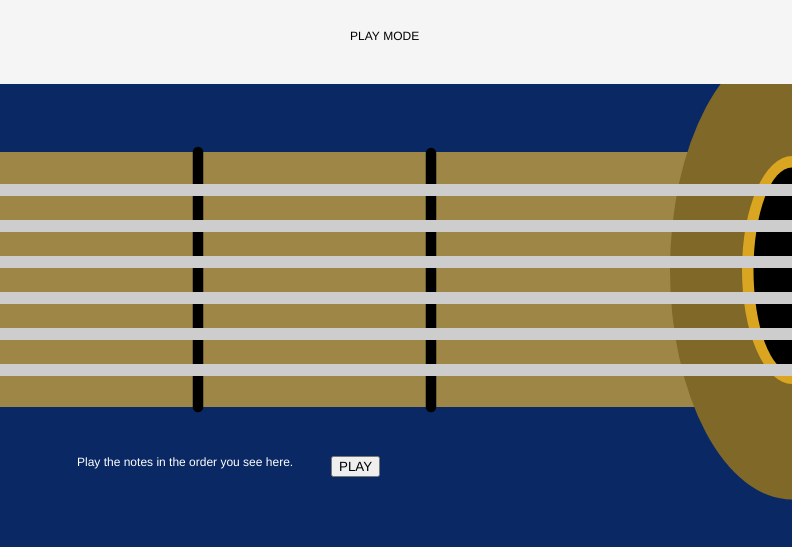
Frame 1 (no input)
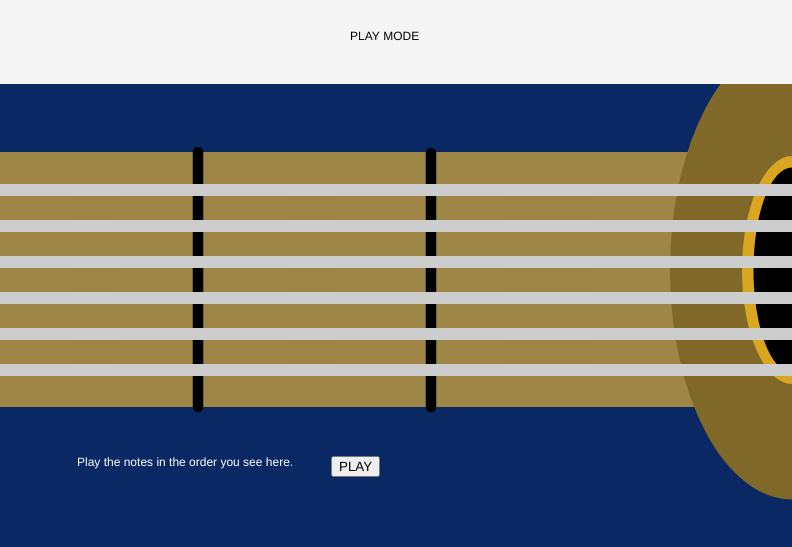
Frame 60 (no input)
Frame 120 (the mouse pressed at the canvas centre since frame 60): identical to frame 60, image omitted

The p5.js sketch that drew these frames (run headless with seeded random() and noise() and a simulated clock; from frame 60 on, the mouse is pressed at the canvas centre):

// p5.js sketch
// ── sketch.js
var play;
var songPlay1;

var startMsg = "Play the notes in the order you see here. " ;
var header = "PLAY MODE";

var counter = 0;
var tune1 = true;


function setup()
{
  createCanvas(792, 547);
  background(10, 41, 100); //dark blue

  play = createButton('PLAY');
  play.position(331, 456);
  play.mousePressed(songPlay1);

  noStroke(); //cleans lines around guitar

       //R, G, B
  fill(157, 134, 70);
  //x coord, y coord, x width, y width
  rect(0, 152, 792, 255); //152+121.5 =547/2, 273.5

  fill(255);              //x, y
  text(startMsg, 77, 466); //

  //outside circle (wood)
  noStroke();
  fill(127, 104, 40);
  arc(792, 270, 244, 459, (PI/2), 3*(PI/2));
      //width 189 not 244 in Ai
      //arc start from x width, 792, and goes outward from there
      // inside circle

  //hole outline, "stroke"
  fill(218, 165, 32);
  arc(792, 270, 100, 228, (PI/2), 3*(PI/2));

  //hole
  fill(0); //black
  arc(792, 270, 77, 205, (PI/2), 3*(PI/2));
  //stroke(218, 165, 32);
  //strokWeight(16); //didn't work

  //title header
  fill(245);
  rect(0, 0, 792, 84);
  fill(0);
  text(header, 350, 40);

  //line fret1
  stroke(0);
  strokeWeight(10.5);
  line(198, 152, 198, 407);

  //line fret2
  stroke(0);
  strokeWeight(10.5);
  line(431, 153, 431, 407);

//line 1: note G
  stroke(205);
  strokeWeight(12);
  //line(startX, startY, endX, endY)
  line(0, 190, 792, 190);

// line 2: note A
  stroke(205); //color
  strokeWeight(12);
  line(0, 226, 792, 226); //+35

// line 3:
  stroke(205); //color
  strokeWeight(12);
  line(0, 262, 792, 262);

// line 4:
  stroke(205); //color
  strokeWeight(12);
  line(0, 298, 792, 298);

// line 5:
  stroke(205); //color
  strokeWeight(12);
  line(0, 334, 792, 334);

// line 6:
  stroke(205); //color
  strokeWeight(12);
  line(0, 370, 792, 370);
}

function draw(){
  //HOVER EFFECT
  //FRET 1
  //fret 1, line 1(note G)
  if(mouseX >= 71 && mouseX <= 116 && mouseY >= 190 && mouseY <= 196) { //6 tall
    stroke(229, 231, 97) //hilite yellow
    strokeWeight(10.5)
    line (71, 190, 116, 190) } //45 wide
  else{stroke(205)
    strokeWeight(10.5)
    line (71, 190, 116, 190)}

  //fret 1, line 2(note A)
  if(mouseX >=71 && mouseX <= 116 && mouseY >= 226 && mouseY <= 232){
    stroke(229, 231, 97)
    strokeWeight(10.5)
    line(71, 226, 116, 226) }
  else{stroke(205)
    strokeWeight(10.5)
    line(71, 226, 116, 226)}

  //fret1, line3(note())
  if(mouseX >= 71 && mouseX <= 116 && mouseY >= 262 && mouseY <= 268 ){
    stroke(229, 231, 97)
    strokeWeight(10.5)
    line(71, 262, 116, 262) }
  else{stroke(205)
    strokeWeight(10.5)
    line(71, 262, 116, 262)}
  //line4
  if(mouseX >=71 && mouseX <= 116 && mouseY >= 298 && mouseY <= 304) {
    stroke(229, 231, 97)
    strokeWeight(10.5)
    line(71, 298, 116, 298)}
  else{stroke(205)
    strokeWeight(10.5)
    line(71, 298, 116, 298)}
  //line5
  if(mouseX >= 71 && mouseX <= 116 && mouseY >= 334 && mouseY <= 340){
    stroke(229, 231, 97)
    strokeWeight(10.5)
    line(71, 334, 116, 334)}
  else{stroke(205)
    strokeWeight(10.5)
    line(71, 334, 116, 334)}

  //line6
  if(mouseX >= 71 && mouseX <= 116 && mouseY >= 370 && mouseY <= 376){
    stroke(229, 231, 97)
    strokeWeight(10.5)
    line(71, 370, 116, 370)}
  else{stroke(205)
    strokeWeight(10.5)
    line(71, 370, 116, 370)}

  //FRET 2
  //fret 2, line 1
  if(mouseX >= 290 && mouseX <= 335 && mouseY >= 190 && mouseY <= 196){
    stroke(229, 231, 97)
    strokeWeight(10.5)
    line(290, 190, 335, 190)}
  else{stroke(205)
    strokeWeight(10.5)
    line(290, 190, 335, 190)}
  //fret2, line2
  if(mouseX >= 290 && mouseX <= 335 && mouseY >= 226 && mouseY <= 232){
    stroke(229, 231, 97)
    strokeWeight(10.5)
    line(290, 226, 335, 226)}
  else{stroke(205)
    strokeWeight(10.5)
    line(290, 226, 335, 226)}
  //fret2, line3
  if(mouseX >= 290 && mouseX <= 335 && mouseY >= 262 && mouseY <= 268){
    stroke(229, 231, 97)
    strokeWeight(10.5)
    line(290, 262, 335, 262)}
  else{stroke(205)
    strokeWeight(10.5)
    line(290, 262, 335, 262)}
  //fret2, line4
  if(mouseX >= 290 && mouseX <= 335 && mouseY >= 298 && mouseY <= 304){
    stroke(229, 231, 97)
    strokeWeight(10.5)
    line(290, 298, 335, 298)}
  else{stroke(205)
    strokeWeight(10.5)
    line(290, 298, 335, 298)}
  //fret2, line5
  if(mouseX >= 290 && mouseX <= 335 && mouseY >= 334 && mouseY <= 340){
    stroke(229, 231, 97)
    strokeWeight(10.5)
    line(290, 334, 335, 334)}
  else{stroke(205)
    strokeWeight(10.5)
    line(290, 334, 335, 334)}
  //fret2, line6
  if(mouseX >= 290 && mouseX <= 335 && mouseY >= 370 && mouseY <= 376){
    stroke(229, 231, 97)
    strokeWeight(10.5)
    line(290, 370, 335, 370)}
  else{stroke(205)
    strokeWeight(10.5)
    line(290, 370, 335, 370)}

    //FRET3, "OPEN STRING"
    //fret3, line1
    if(mouseX >= 502 && mouseX <= 592 && mouseY >= 190 && mouseY <=196){
      stroke(229, 231, 97)
      strokeWeight(10.5)
      line(502, 190, 592, 190)}
    else{stroke(205)
      strokeWeight(10.5)
      line(502, 190, 592, 190)}
      //fret3, line2
      if(mouseX >= 502 && mouseX <= 592 && mouseY >= 226 && mouseY <=232){
        stroke(229, 231, 97)
        strokeWeight(10.5)
        line(502, 226, 592, 226)}
      else{stroke(205)
        strokeWeight(10.5)
        line(502, 226, 592, 226)}
      //fret3, line3
      if(mouseX >= 502 && mouseX <= 592 && mouseY >= 262 && mouseY <=268){
        stroke(229, 231, 97)
        strokeWeight(10.5)
        line(502, 262, 592, 262)}
      else{stroke(205)
        strokeWeight(10.5)
        line(502, 262, 592, 262)}
      //fret3, line4
      if(mouseX >= 502 && mouseX <= 592 && mouseY >= 298 && mouseY <=304){
        stroke(229, 231, 97)
        strokeWeight(10.5)
        line(502, 298, 592, 298)}
      else{stroke(205)
        strokeWeight(10.5)
        line(502, 298, 592, 298)}
      //fret3, line5
      if(mouseX >= 502 && mouseX <= 592 && mouseY >= 334 && mouseY <=340){
        stroke(229, 231, 97)
        strokeWeight(10.5)
        line(502, 334, 592, 334)}
      else{stroke(205)
        strokeWeight(10.5)
        line(502, 334, 592, 334)}
      //fret3, line6
      if(mouseX >= 502 && mouseX <= 592 && mouseY >= 370 && mouseY <=376){
        stroke(229, 231, 97)
        strokeWeight(10.5)
        line(502, 370, 592, 370)}
      else{stroke(205)
        strokeWeight(10.5)
        line(502, 370, 592, 370)}
  }

function songPlay1() {

    }
